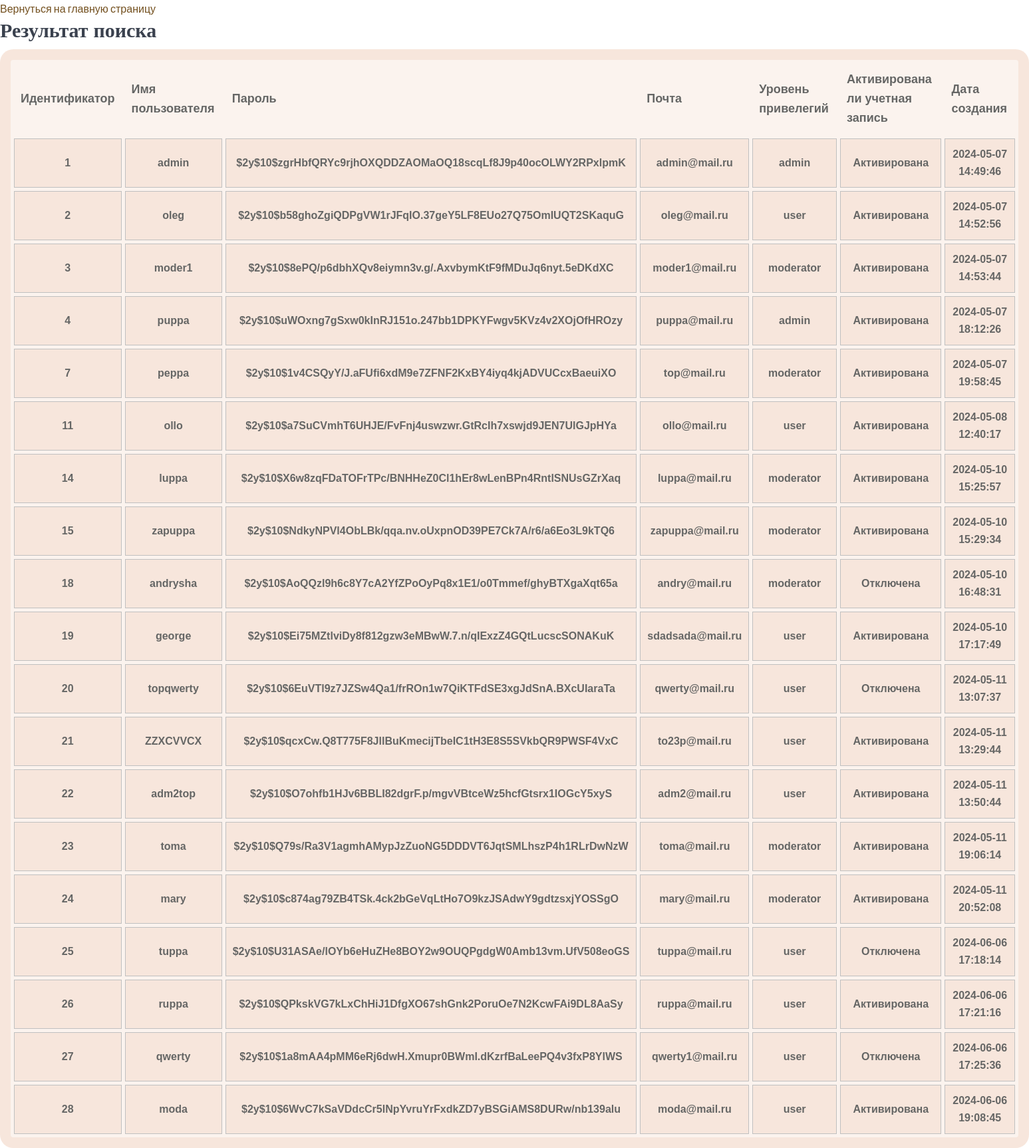
The app's page /php/admin_actions/info_users.php with its own data.
### tables this page shows
CREATE TABLE `users2` (
  `id` int NOT NULL,
  `username` varchar(30) NOT NULL,
  `pwd` varchar(255) NOT NULL,
  `email` varchar(100) DEFAULT NULL,
  `user_type` varchar(30) DEFAULT NULL,
  `activated` int NOT NULL DEFAULT '0',
  `create_at` datetime DEFAULT CURRENT_TIMESTAMP
);

### src/php/includes/admin_actions.inc.php (called while the page is built, shortened)
<?php
function get_users_info(object $pdo)
{
    $query = "SELECT * FROM `users2`;";
    $stmt = $pdo->prepare($query);
    $stmt->execute();
    $result = $stmt->fetchAll(pdo::FETCH_ASSOC);
    return $result;
}

### src/php/admin_actions/info_users.php (the view, shortened to what this page needs)
<!DOCTYPE html>
<html lang="en">
<head>
  <link rel="stylesheet" href="/vendors/bootstrap/bootstrap.min.css">
  <link rel="stylesheet" href="/vendors/fontawesome/css/all.min.css">
  <link rel="stylesheet" href="/vendors/themify-icons/themify-icons.css">
  <link rel="stylesheet" href="/vendors/linericon/style.css">
  <link rel="stylesheet" href="/vendors/owl-carousel/owl.theme.default.min.css">
  <link rel="stylesheet" href="/vendors/owl-carousel/owl.carousel.min.css">
  <link rel="stylesheet" href="/css/css_site/style.css">
</head>
<?php
require __DIR__.'/../includes/admin_actions.inc.php';
            $res = (get_users_info($pdo));
?>
<a href="../admin_page.php">Вернуться на главную страницу</a>
 <h2>Результат поиска</h2>
<table>
         <th>Идентификатор</th>
         <th>Имя пользователя</th>
         <th>Пароль</th>
         <th>Почта</th>
         <th>Уровень привелегий</th>
         <th>Активирована ли учетная запись</th>
         <th>Дата создания</th>
 <?php
if (empty($res)) {
   echo "NOT RESULT";
}
else {
    foreach ($res as $row) {
        echo "<tr>";
            echo "<td>" . htmlspecialchars($row["id"]) . "</td>";
            echo "<td>" . htmlspecialchars($row["username"]) . "</td>";
            echo "<td>" . htmlspecialchars($row["pwd"]). "</td>";
            echo "<td>" . htmlspecialchars($row["email"]) . "</td>";
            echo "<td>" . htmlspecialchars($row["user_type"]) . "</td>";
            if (htmlspecialchars($row["activated"])==1) {
                echo "<td>" ."Активирована". "</td>";
            }else {
                echo "<td>" ."Отключена". "</td>";
            }
            echo "<td>" . htmlspecialchars($row["create_at"]). "</td>";
        echo "</tr>";
    }
}

### src/css/css_site/style.css (style rules this page uses)
h1, h2, h3, h4, h5, h6 { font-family: "Lora", serif; color: #3a414e; line-height: 1.333 }
h2, .h2 { font-size: 18px; font-weight: 700 }
a { display: inline-block }
table { font-family: "Lucida Sans Unicode", "Lucida Grande", Sans-Serif; text-align: left; border-collapse: separate; border-spacing: 5px; background: rgba(243, 219, 204, 0.337); color: #656665; border: 16px solid rgba(243, 219, 204, 0.535); border-radius: 20px; }
th { font-size: 18px; padding: 10px; font-weight: bold; }
td { background: rgba(243, 219, 204, 0.535); padding: 10px; font-weight: bold; }
h2 { font-size: 30px; }
a { color: #ff9907; }

### src/php/admin_actions/info_users.php (style rules this page uses)
td { height:60px; border: solid 1px silver; text-align:center; }

### records on screen
users2: id "1", username "admin", pwd "$2y$10$zgrHbfQRYc9rjhOXQDDZAOMaOQ18scqLf8J9p40ocOLWY2RPxlpmK", email "admin@mail.ru", user_type "admin", activated "Активирована", create_at "2024-05-07 14:49:46"
users2: id "2", username "oleg", pwd "$2y$10$b58ghoZgiQDPgVW1rJFqIO.37geY5LF8EUo27Q75OmIUQT2SKaquG", email "oleg@mail.ru", user_type "user", activated "Активирована", create_at "2024-05-07 14:52:56"
users2: id "3", username "moder1", pwd "$2y$10$8ePQ/p6dbhXQv8eiymn3v.g/.AxvbymKtF9fMDuJq6nyt.5eDKdXC", email "moder1@mail.ru", user_type "moderator", activated "Активирована", create_at "2024-05-07 14:53:44"
users2: id "4", username "puppa", pwd "$2y$10$uWOxng7gSxw0kInRJ151o.247bb1DPKYFwgv5KVz4v2XOjOfHROzy", email "puppa@mail.ru", user_type "admin", activated "Активирована", create_at "2024-05-07 18:12:26"
users2: id "7", username "peppa", pwd "$2y$10$1v4CSQyY/J.aFUfi6xdM9e7ZFNF2KxBY4iyq4kjADVUCcxBaeuiXO", email "top@mail.ru", user_type "moderator", activated "Активирована", create_at "2024-05-07 19:58:45"
users2: id "11", username "ollo", pwd "$2y$10$a7SuCVmhT6UHJE/FvFnj4uswzwr.GtRcIh7xswjd9JEN7UlGJpHYa", email "ollo@mail.ru", user_type "user", activated "Активирована", create_at "2024-05-08 12:40:17"
users2: id "14", username "luppa", pwd "$2y$10$X6w8zqFDaTOFrTPc/BNHHeZ0Cl1hEr8wLenBPn4RntlSNUsGZrXaq", email "luppa@mail.ru", user_type "moderator", activated "Активирована", create_at "2024-05-10 15:25:57"
users2: id "15", username "zapuppa", pwd "$2y$10$NdkyNPVl4ObLBk/qqa.nv.oUxpnOD39PE7Ck7A/r6/a6Eo3L9kTQ6", email "zapuppa@mail.ru", user_type "moderator", activated "Активирована", create_at "2024-05-10 15:29:34"
users2: id "18", username "andrysha", pwd "$2y$10$AoQQzl9h6c8Y7cA2YfZPoOyPq8x1E1/o0Tmmef/ghyBTXgaXqt65a", email "andry@mail.ru", user_type "moderator", activated "Отключена", create_at "2024-05-10 16:48:31"
users2: id "19", username "george", pwd "$2y$10$Ei75MZtlviDy8f812gzw3eMBwW.7.n/qIExzZ4GQtLucscSONAKuK", email "sdadsada@mail.ru", user_type "user", activated "Активирована", create_at "2024-05-10 17:17:49"
users2: id "20", username "topqwerty", pwd "$2y$10$6EuVTl9z7JZSw4Qa1/frROn1w7QiKTFdSE3xgJdSnA.BXcUIaraTa", email "qwerty@mail.ru", user_type "user", activated "Отключена", create_at "2024-05-11 13:07:37"
users2: id "21", username "ZZXCVVCX", pwd "$2y$10$qcxCw.Q8T775F8JllBuKmecijTbeIC1tH3E8S5SVkbQR9PWSF4VxC", email "to23p@mail.ru", user_type "user", activated "Активирована", create_at "2024-05-11 13:29:44"
users2: id "22", username "adm2top", pwd "$2y$10$O7ohfb1HJv6BBLI82dgrF.p/mgvVBtceWz5hcfGtsrx1IOGcY5xyS", email "adm2@mail.ru", user_type "user", activated "Активирована", create_at "2024-05-11 13:50:44"
users2: id "23", username "toma", pwd "$2y$10$Q79s/Ra3V1agmhAMypJzZuoNG5DDDVT6JqtSMLhszP4h1RLrDwNzW", email "toma@mail.ru", user_type "moderator", activated "Активирована", create_at "2024-05-11 19:06:14"
users2: id "24", username "mary", pwd "$2y$10$c874ag79ZB4TSk.4ck2bGeVqLtHo7O9kzJSAdwY9gdtzsxjYOSSgO", email "mary@mail.ru", user_type "moderator", activated "Активирована", create_at "2024-05-11 20:52:08"
users2: id "25", username "tuppa", pwd "$2y$10$U31ASAe/lOYb6eHuZHe8BOY2w9OUQPgdgW0Amb13vm.UfV508eoGS", email "tuppa@mail.ru", user_type "user", activated "Отключена", create_at "2024-06-06 17:18:14"
users2: id "26", username "ruppa", pwd "$2y$10$QPkskVG7kLxChHiJ1DfgXO67shGnk2PoruOe7N2KcwFAi9DL8AaSy", email "ruppa@mail.ru", user_type "user", activated "Активирована", create_at "2024-06-06 17:21:16"
users2: id "27", username "qwerty", pwd "$2y$10$1a8mAA4pMM6eRj6dwH.Xmupr0BWmI.dKzrfBaLeePQ4v3fxP8YlWS", email "qwerty1@mail.ru", user_type "user", activated "Отключена", create_at "2024-06-06 17:25:36"
users2: id "28", username "moda", pwd "$2y$10$6WvC7kSaVDdcCr5lNpYvruYrFxdkZD7yBSGiAMS8DURw/nb139alu", email "moda@mail.ru", user_type "user", activated "Активирована", create_at "2024-06-06 19:08:45"
